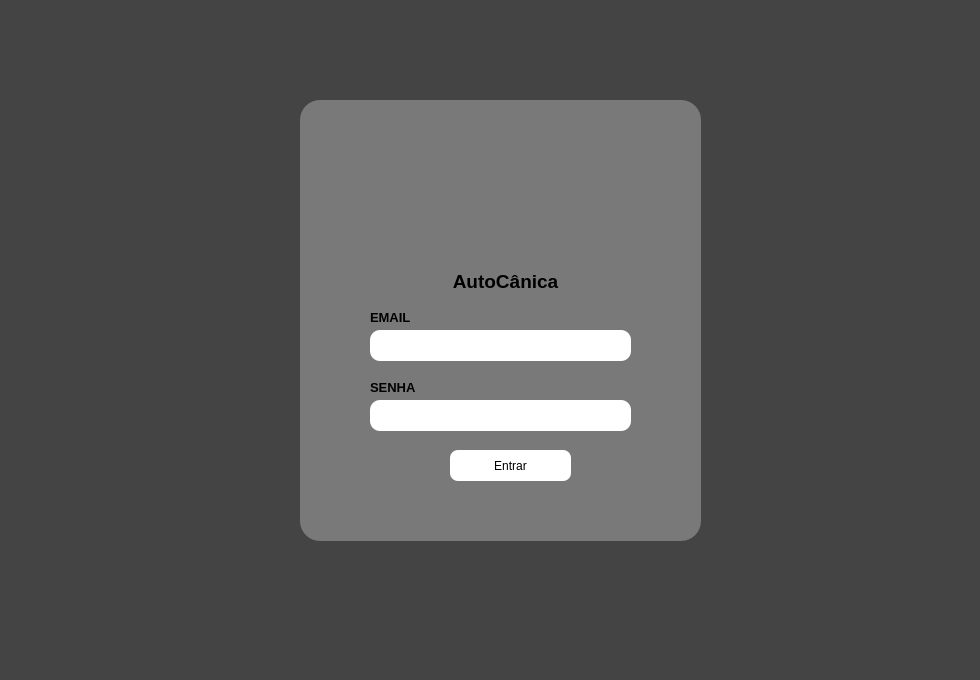
<?xml version="1.0" encoding="UTF-8"?>
<ui version="4.0">
 <class>Dialog</class>
 <widget class="QDialog" name="Dialog">
  <property name="geometry">
   <rect>
    <x>0</x>
    <y>0</y>
    <width>980</width>
    <height>680</height>
   </rect>
  </property>
  <property name="windowTitle">
   <string>Dialog</string>
  </property>
  <property name="styleSheet">
   <string notr="true">background-color: rgb(68, 68, 68);</string>
  </property>
  <widget class="QPushButton" name="entrarbotao">
   <property name="geometry">
    <rect>
     <x>450</x>
     <y>450</y>
     <width>121</width>
     <height>31</height>
    </rect>
   </property>
   <property name="minimumSize">
    <size>
     <width>121</width>
     <height>0</height>
    </size>
   </property>
   <property name="styleSheet">
    <string notr="true">border-radius: 8px;
background-color: rgb(255, 255, 255);</string>
   </property>
   <property name="text">
    <string>Entrar</string>
   </property>
  </widget>
  <widget class="QLabel" name="label_2">
   <property name="geometry">
    <rect>
     <x>430</x>
     <y>270</y>
     <width>151</width>
     <height>21</height>
    </rect>
   </property>
   <property name="minimumSize">
    <size>
     <width>151</width>
     <height>0</height>
    </size>
   </property>
   <property name="styleSheet">
    <string notr="true">background-color: rgb(121, 121, 121);
color: black;
</string>
   </property>
   <property name="text">
    <string>&lt;html&gt;&lt;head/&gt;&lt;body&gt;&lt;p align=&quot;center&quot;&gt;&lt;span style=&quot; font-size:14pt; font-weight:600;&quot;&gt;AutoCânica&lt;/span&gt;&lt;/p&gt;&lt;/body&gt;&lt;/html&gt;</string>
   </property>
  </widget>
  <widget class="QLineEdit" name="senha">
   <property name="geometry">
    <rect>
     <x>370</x>
     <y>400</y>
     <width>261</width>
     <height>31</height>
    </rect>
   </property>
   <property name="minimumSize">
    <size>
     <width>261</width>
     <height>0</height>
    </size>
   </property>
   <property name="styleSheet">
    <string notr="true">font-size: 12pt;
background-color: rgb(255, 255, 255);
font: 75 italic 10pt &quot;Cambria&quot;;
border: 2px;
border-radius: 10px;
padding: 5px;
</string>
   </property>
   <property name="echoMode">
    <enum>QLineEdit::Password</enum>
   </property>
  </widget>
  <widget class="QLabel" name="label">
   <property name="geometry">
    <rect>
     <x>430</x>
     <y>160</y>
     <width>151</width>
     <height>101</height>
    </rect>
   </property>
   <property name="minimumSize">
    <size>
     <width>151</width>
     <height>0</height>
    </size>
   </property>
   <property name="styleSheet">
    <string notr="true">image: url(:/newPrefix/carro icon.png);
background-color: rgb(121, 121, 121);


</string>
   </property>
   <property name="text">
    <string/>
   </property>
  </widget>
  <widget class="QLabel" name="label_3">
   <property name="geometry">
    <rect>
     <x>370</x>
     <y>310</y>
     <width>51</width>
     <height>16</height>
    </rect>
   </property>
   <property name="minimumSize">
    <size>
     <width>51</width>
     <height>0</height>
    </size>
   </property>
   <property name="styleSheet">
    <string notr="true">background-color: rgb(121, 121, 121);
color: black;
</string>
   </property>
   <property name="text">
    <string>&lt;html&gt;&lt;head/&gt;&lt;body&gt;&lt;p&gt;&lt;span style=&quot; font-size:10pt; font-weight:600;&quot;&gt;EMAIL&lt;/span&gt;&lt;/p&gt;&lt;/body&gt;&lt;/html&gt;</string>
   </property>
  </widget>
  <widget class="QLineEdit" name="email">
   <property name="geometry">
    <rect>
     <x>370</x>
     <y>330</y>
     <width>261</width>
     <height>31</height>
    </rect>
   </property>
   <property name="minimumSize">
    <size>
     <width>261</width>
     <height>0</height>
    </size>
   </property>
   <property name="styleSheet">
    <string notr="true">font-size: 12pt;
background-color: rgb(255, 255, 255);
font: 75 italic 10pt &quot;Cambria&quot;;
border: 2px;
border-radius: 10px;
padding: 5px;
</string>
   </property>
   <property name="text">
    <string/>
   </property>
  </widget>
  <widget class="QLabel" name="label_4">
   <property name="geometry">
    <rect>
     <x>370</x>
     <y>380</y>
     <width>51</width>
     <height>16</height>
    </rect>
   </property>
   <property name="minimumSize">
    <size>
     <width>51</width>
     <height>0</height>
    </size>
   </property>
   <property name="styleSheet">
    <string notr="true">background-color: rgb(121, 121, 121);
color: black;
</string>
   </property>
   <property name="text">
    <string>&lt;html&gt;&lt;head/&gt;&lt;body&gt;&lt;p&gt;&lt;span style=&quot; font-size:10pt; font-weight:600;&quot;&gt;SENHA&lt;/span&gt;&lt;br/&gt;&lt;/p&gt;&lt;/body&gt;&lt;/html&gt;</string>
   </property>
  </widget>
  <widget class="QLabel" name="label_5">
   <property name="geometry">
    <rect>
     <x>300</x>
     <y>100</y>
     <width>401</width>
     <height>441</height>
    </rect>
   </property>
   <property name="minimumSize">
    <size>
     <width>401</width>
     <height>0</height>
    </size>
   </property>
   <property name="styleSheet">
    <string notr="true">background-color: rgb(121, 121, 121);
border-radius: 20px;</string>
   </property>
   <property name="text">
    <string/>
   </property>
  </widget>
  <zorder>label_5</zorder>
  <zorder>entrarbotao</zorder>
  <zorder>label_2</zorder>
  <zorder>senha</zorder>
  <zorder>label</zorder>
  <zorder>label_3</zorder>
  <zorder>email</zorder>
  <zorder>label_4</zorder>
 </widget>
 <resources>
  <include location="img/img.qrc"/>
 </resources>
 <connections/>
</ui>
